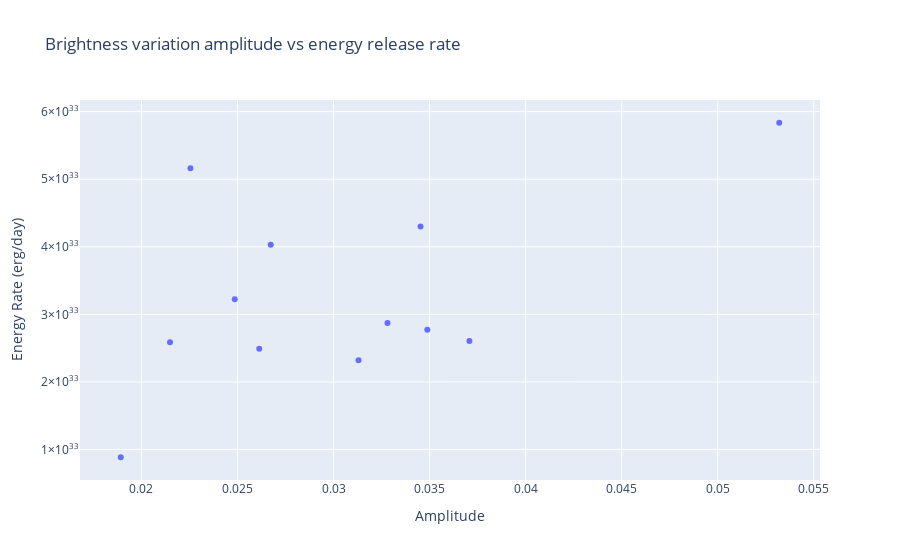

The cell this chart's notebook holds for it:
### Code cell
# Correlation between amplitude and energy rate
fig = px.scatter(
    x=FlareDetector_EK_Dra.array_amplitude,
    y=FlareDetector_EK_Dra.array_energy_ratio,
    title="Brightness variation amplitude vs energy release rate",
    labels={"x": "Amplitude", "y": "Energy Rate (erg/day)"}
)
fig.show()

### Figure 1 — Plotly figure (JSON) as saved in the notebook; plotly's stock layout.template omitted (floating-point values rounded to 4 significant figures)
{"data": [{"hovertemplate": "Amplitude=%{x}<br>Energy Rate (erg/day)=%{y}<extra></extra>", "legendgroup": "", "marker": {"color": "#636efa", "symbol": "circle"}, "mode": "markers", "name": "", "orientation": "v", "showlegend": false, "type": "scatter", "x": [0.02486, 0.03453, 0.01892, 0.0532, 0.03707, 0.02149, 0.0313, 0.02613, 0.02255, 0.02673, 0.03281, 0.03488], "xaxis": "x", "y": [3.221e+33, 4.299e+33, 8.839e+32, 5.836e+33, 2.605e+33, 2.587e+33, 2.321e+33, 2.491e+33, 5.161e+33, 4.029e+33, 2.871e+33, 2.77e+33], "yaxis": "y"}], "layout": {"legend": {"tracegroupgap": 0}, "title": {"text": "Brightness variation amplitude vs energy release rate"}, "xaxis": {"anchor": "y", "domain": [0, 1], "title": {"text": "Amplitude"}}, "yaxis": {"anchor": "x", "domain": [0, 1], "title": {"text": "Energy Rate (erg/day)"}}}}
